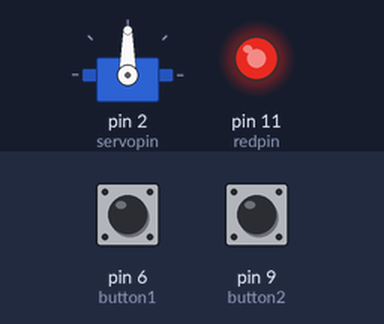
Simulated run of this sketch. Board: Arduino Uno, built with avr-gcc and run on an emulated ATmega328P. On the bench: servo, output pins drawn as LEDs (lit = HIGH). The inputs (shaded band) are chosen by the test bench; at power-on: pin 9 (button2) LOW, pin 6 (button1) LOW.

Above: at 1.2 s.
1.3 s: pin 9 (button2) pulled HIGH for 0.15 s
At 2.1 s:
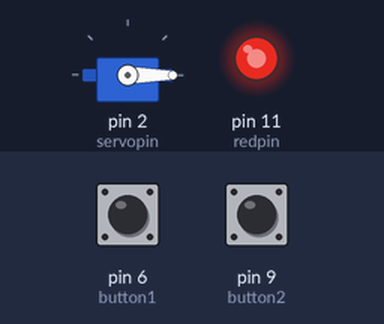
2.9 s: pin 6 (button1) pulled HIGH for 0.15 s
At 4.2 s:
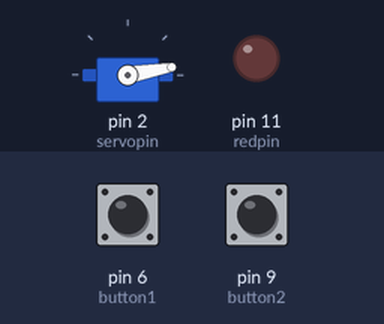
4.5 s: pin 6 (button1) pulled HIGH for 1 s
At 5.4 s:
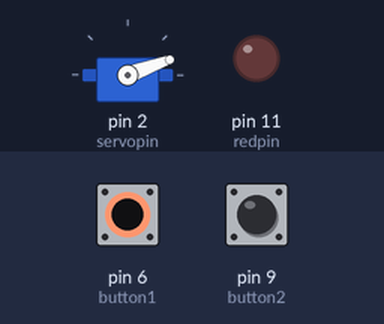
7.0 s: pin 9 (button2) pulled HIGH for 1 s
At 7.4 s:
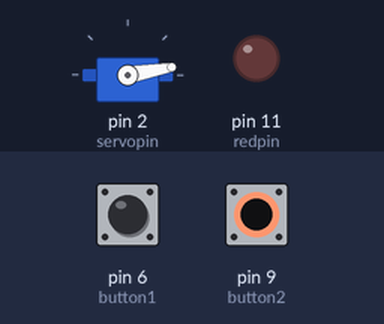
9.5 s: pin 6 (button1) pulled HIGH for 3.2 s
At 10.5 s:
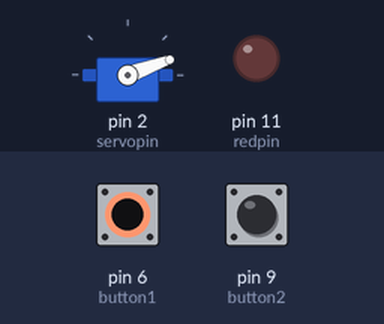
14.2 s: pin 6 (button1) pulsed HIGH 5 times (0.12 s each, 0.3 s apart)
At 16.1 s:
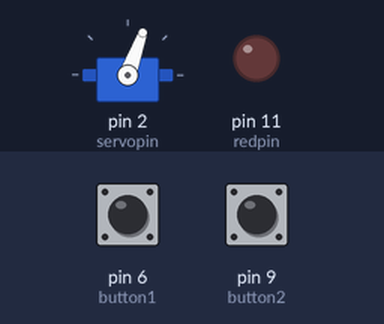
Timing chart, 0 to 17.6 s (numbered marks = the images above; inputs shaded):
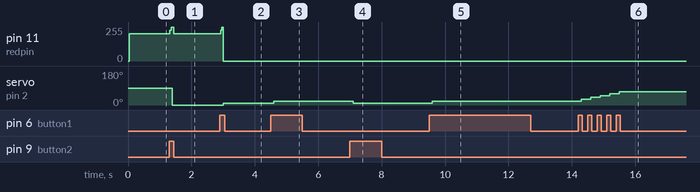

Measured:
- after the input at 1.3 s, pin 11 (redpin): 204/255 → 255/255 at once, → 205/255 0.12 s later; servo on pin 2 (servopin): 90° → 0° after 0.10 s
- after the input at 2.9 s, pin 11 (redpin): 205/255 → 0/255 at once; servo on pin 2 (servopin): 0° → 10° after 0.10 s
- after the input at 4.5 s, servo on pin 2 (servopin): 10° → 20° after 0.10 s
- after the input at 7.0 s, servo on pin 2 (servopin): 20° → 10° after 0.10 s
- after the input at 9.5 s, servo on pin 2 (servopin): 10° → 20° after 0.10 s
- after the input at 14.2 s, servo on pin 2 (servopin): moves from 20° to 70° over 1.2 s, starting after 0.10 s

The sketch:

feb28_Servo_and_Switches.ino
```cpp
#include <Servo.h> // This includes the library for the servo
Servo spinner; //Name your motor
int servopin = 2; //pin for servo

int button1 = 6;
int oldbutton1state = 0; // this is the state of the button
int newbutton1state = 0;// this is the new state of the button
int button2 = 9;
int oldbutton2state = 0; // this is the state of the button
int newbutton2state = 0; // this is the new state of the button
int redpin = 11;
int i = 0;

void setup() {
  // put your setup code here, to run once:
  pinMode(servopin, OUTPUT);
  spinner.attach(servopin);

  pinMode(button1, INPUT);
  pinMode(button2, INPUT);
  pinMode(redpin, OUTPUT);
  Serial.begin(9600);
}

void loop() {
  // put your main code here, to run repeatedly:
  //bounds of 180 and 0 where the red light comes on is below
  if (i == 180){
        digitalWrite(redpin, HIGH);
        i = 180;
      }
      else{
        digitalWrite(redpin, LOW);
      }
  if (i == 0){
        digitalWrite(redpin, HIGH);
        i = 0;
      }
      else{
        digitalWrite(redpin, LOW);
      }

  //reading the buttons now
  newbutton1state = digitalRead(button1); // read the button1
  newbutton2state = digitalRead(button2); // read the button1
  //Serial.print(newbutton1state + "  ");
  //Serial.println(newbutton2state);
  //delay(20);

  //first button adds in increments of 10 up to 180 and writes it to the spinner
  if (newbutton1state == 1 && oldbutton1state == 0){
    if (i != 180){
      i = i + 10;
    }
    delay(100);
    spinner.write(i);

  }

   //first button subtracts in increments of 10 up to 0 and writes it to the spinner
  if (newbutton2state == 1 && oldbutton2state == 0){
    if (i != 0){
      i = i - 10;
    }
    delay(100);
    spinner.write(i);
  }

  //change oldbuttonstate back to 0
  oldbutton1state = newbutton1state;
  oldbutton2state = newbutton2state;
}
```
